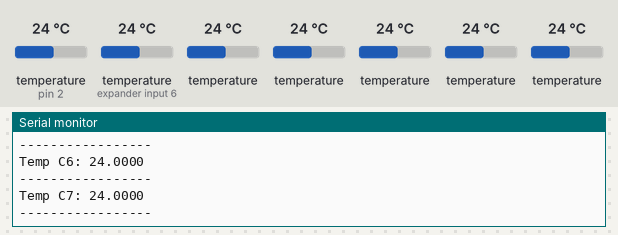
Bench run of a sketch on a simulated Arduino Uno, built with avr-gcc and run on an emulated ATmega328P. Shown: the last lines printed to the serial monitor. The test bench sets the inputs (shaded band); at power-on: temperature (sensors on pin 2, expander input 6) 24 °C, temperature 24 °C.

Above: at 1.4 s.
1.5 s: temperature (sensor on pin 2) set to 12 °C
At 3.2 s:
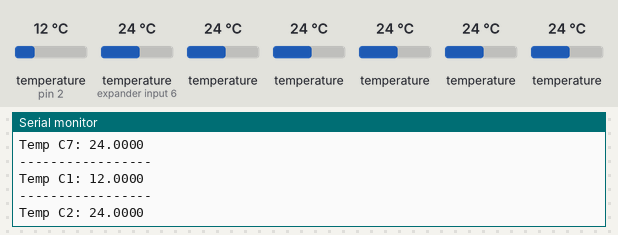
5.1 s: temperature (sensor on expander input 6) set to 12 °C
At 5.96 s:
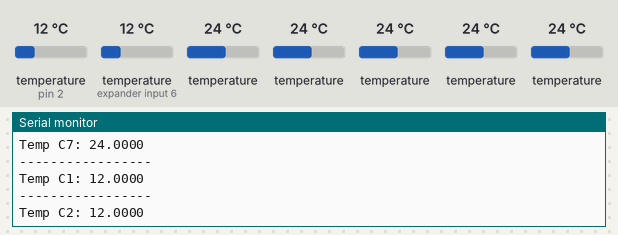
8.7 s: temperature (sensor 202) set to 12 °C
At 8.83 s:
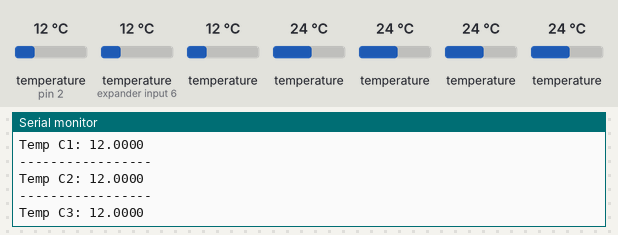
12.3 s: temperature (sensor 302) set to 12 °C
At 14.47 s:
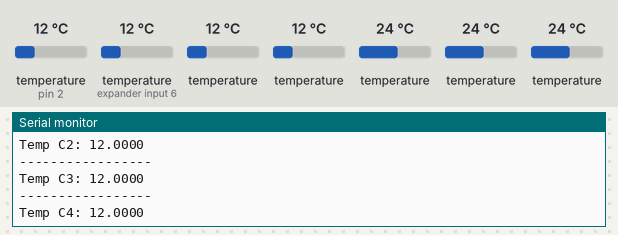
15.9 s: temperature (sensor 402) set to 12 °C
At 17.34 s:
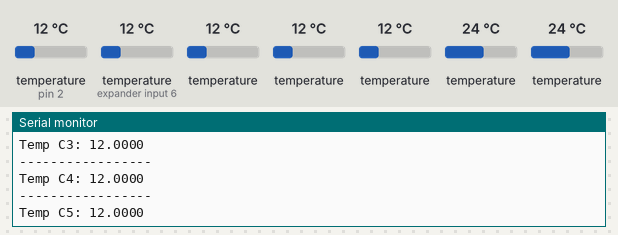
19.5 s: temperature (sensor 502) set to 12 °C
At 20.21 s:
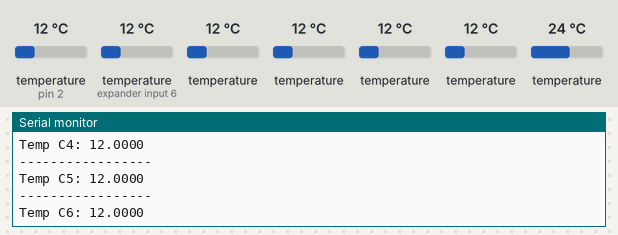
Timing chart, 0 to 22.5 s (numbered marks = the images above; inputs shaded):
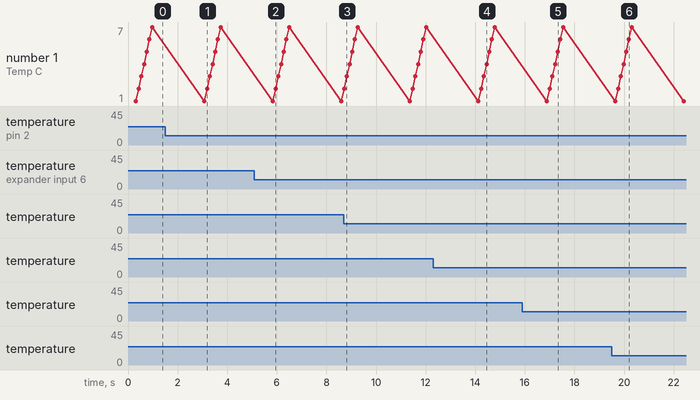

The sketch:

test_dallasSenser_withAddress.ino
```cpp
#include <OneWire.h>
#include <DallasTemperature.h>

// Create a Onewire Referenca and assign it to pin 8 on your Arduino
OneWire oneWire(2);

// declare as sensor referenec by passing oneWire reference to Dallas Temperature.
DallasTemperature sensors(&oneWire);

// declare your device address
// YOUR ADDRESS GOES HERE!!!!
DeviceAddress tempSensor = {0x28, 0x14, 0xD6, 0x29, 0x08, 0x00, 0x00, 0x9D};
DeviceAddress tempSensor2 = {0x28, 0xDC, 0xE7, 0x29, 0x08, 0x00, 0x00, 0xEA};
DeviceAddress tempSensor3 = {0x28, 0xE2, 0xA5, 0x29, 0x08, 0x00, 0x00, 0x7E};
DeviceAddress tempSensor4 = {0x28, 0x86, 0x1A, 0x2A, 0x08, 0x00, 0x00, 0xC9};
DeviceAddress tempSensor5 = {0x28, 0x3B, 0xD1, 0x29, 0x08, 0x00, 0x00, 0x5E};
DeviceAddress tempSensor6 = {0x28, 0x47, 0xFF, 0x5A, 0x08, 0x00, 0x00, 0xC1};
DeviceAddress tempSensor7 = {0x28, 0x5F, 0x7F, 0x29, 0x08, 0x00, 0x00, 0xD0};

//DeviceAddress tempSensor = {0x28, 0x21, 0x9C, 0x29, 0x08, 0x00, 0x00, 0xCF};
// A Variable to hold the temperature you retrieve
float tempC;
float tempC2;
float tempC3;
float tempC4;
float tempC5;
float tempC6;
float tempC7;


void setup(void)
{
  // start serial port
  Serial.begin(9600);

  // set the resolution to 9 bit - Valid values are 9, 10, or 11 bit.
  sensors.setResolution(tempSensor, 9);
  // confirm that we set that resolution by asking the DS18B20 to repeat it back
  Serial.print("Sensor Resolution: ");
  Serial.println(sensors.getResolution(tempSensor), DEC);
  Serial.println();
  Serial.print("-----------------");
  // set the resolution to 9 bit - Valid values are 9, 10, or 11 bit.
  sensors.setResolution(tempSensor2, 9);
  // confirm that we set that resolution by asking the DS18B20 to repeat it back
  Serial.print("Sensor Resolution: ");
  Serial.println(sensors.getResolution(tempSensor2), DEC);
  Serial.println();
  Serial.print("-----------------");
  // set the resolution to 9 bit - Valid values are 9, 10, or 11 bit.
  sensors.setResolution(tempSensor3, 9);
  // confirm that we set that resolution by asking the DS18B20 to repeat it back
  Serial.print("Sensor Resolution: ");
  Serial.println(sensors.getResolution(tempSensor3), DEC);
  Serial.println();
  Serial.print("-----------------");
  // set the resolution to 9 bit - Valid values are 9, 10, or 11 bit.
  sensors.setResolution(tempSensor4, 9);
  // confirm that we set that resolution by asking the DS18B20 to repeat it back
  Serial.print("Sensor Resolution: ");
  Serial.println(sensors.getResolution(tempSensor4), DEC);
  Serial.println();
  Serial.print("-----------------");
  // set the resolution to 9 bit - Valid values are 9, 10, or 11 bit.
  sensors.setResolution(tempSensor5, 9);
  // confirm that we set that resolution by asking the DS18B20 to repeat it back
  Serial.print("Sensor Resolution: ");
  Serial.println(sensors.getResolution(tempSensor5), DEC);
  Serial.println();
  Serial.print("-----------------");
  // set the resolution to 9 bit - Valid values are 9, 10, or 11 bit.
  sensors.setResolution(tempSensor6, 9);
  // confirm that we set that resolution by asking the DS18B20 to repeat it back
  Serial.print("Sensor Resolution: ");
  Serial.println(sensors.getResolution(tempSensor6), DEC);
  Serial.println();
  Serial.print("-----------------");
  // set the resolution to 9 bit - Valid values are 9, 10, or 11 bit.
  sensors.setResolution(tempSensor7, 9);
  // confirm that we set that resolution by asking the DS18B20 to repeat it back
  Serial.print("Sensor Resolution: ");
  Serial.println(sensors.getResolution(tempSensor7), DEC);
  Serial.println();

}


void loop(void)
{
  // Tell the Sensor to Measure and Remember the Temperature it Measured

  sensors.requestTemperaturesByAddress(tempSensor); // Send the command to get temperatures

  // Get the temperature that you told the sensor to measure
  tempC = sensors.getTempC(tempSensor);

  Serial.print("Temp C1: ");
  Serial.print(tempC,4);  // The four just increases the resolution that is printed
  Serial.println("\n-----------------");

  // Tell the Sensor to Measure and Remember the Temperature it Measured

  sensors.requestTemperaturesByAddress(tempSensor2); // Send the command to get temperatures

  // Get the temperature that you told the sensor to measure
  tempC2 = sensors.getTempC(tempSensor2);

  Serial.print("Temp C2: ");
  Serial.print(tempC2,4);  // The four just increases the resolution that is printed
  Serial.println("\n-----------------");

  // Tell the Sensor to Measure and Remember the Temperature it Measured

  sensors.requestTemperaturesByAddress(tempSensor3); // Send the command to get temperatures

  // Get the temperature that you told the sensor to measure
  tempC3 = sensors.getTempC(tempSensor3);

  Serial.print("Temp C3: ");
  Serial.print(tempC3,4);  // The four just increases the resolution that is printed
  Serial.println("\n-----------------");

  // Tell the Sensor to Measure and Remember the Temperature it Measured

  sensors.requestTemperaturesByAddress(tempSensor4); // Send the command to get temperatures

  // Get the temperature that you told the sensor to measure
  tempC4 = sensors.getTempC(tempSensor4);

  Serial.print("Temp C4: ");
  Serial.print(tempC4,4);  // The four just increases the resolution that is printed
  Serial.println("\n-----------------");

  // Tell the Sensor to Measure and Remember the Temperature it Measured

  sensors.requestTemperaturesByAddress(tempSensor5); // Send the command to get temperatures

  // Get the temperature that you told the sensor to measure
  tempC5 = sensors.getTempC(tempSensor5);

  Serial.print("Temp C5: ");
  Serial.print(tempC5,4);  // The four just increases the resolution that is printed
  Serial.println("\n-----------------");

  // Tell the Sensor to Measure and Remember the Temperature it Measured

  sensors.requestTemperaturesByAddress(tempSensor6); // Send the command to get temperatures

  // Get the temperature that you told the sensor to measure
  tempC6 = sensors.getTempC(tempSensor6);

  Serial.print("Temp C6: ");
  Serial.print(tempC6,4);  // The four just increases the resolution that is printed
  Serial.println("\n-----------------");

  // Tell the Sensor to Measure and Remember the Temperature it Measured

  sensors.requestTemperaturesByAddress(tempSensor7); // Send the command to get temperatures

  // Get the temperature that you told the sensor to measure
  tempC7 = sensors.getTempC(tempSensor7);

  Serial.print("Temp C7: ");
  Serial.print(tempC7,4);  // The four just increases the resolution that is printed
  Serial.println("\n-----------------");

  delay(2000);
}
```

Measured:
- after the input at 1.5 s, the serial monitor: prints a new line after 1.6 s (image 1)
- after the input at 5.1 s, the serial monitor: prints a new line after 0.85 s (image 2)
- after the input at 8.7 s, the serial monitor: prints a new line after 0.12 s (image 3)
- after the input at 12.3 s, the serial monitor: prints a new line after 2.2 s (image 4)
- after the input at 15.9 s, the serial monitor: prints a new line after 1.4 s (image 5)
- after the input at 19.5 s, the serial monitor: prints a new line after 0.70 s (image 6)
